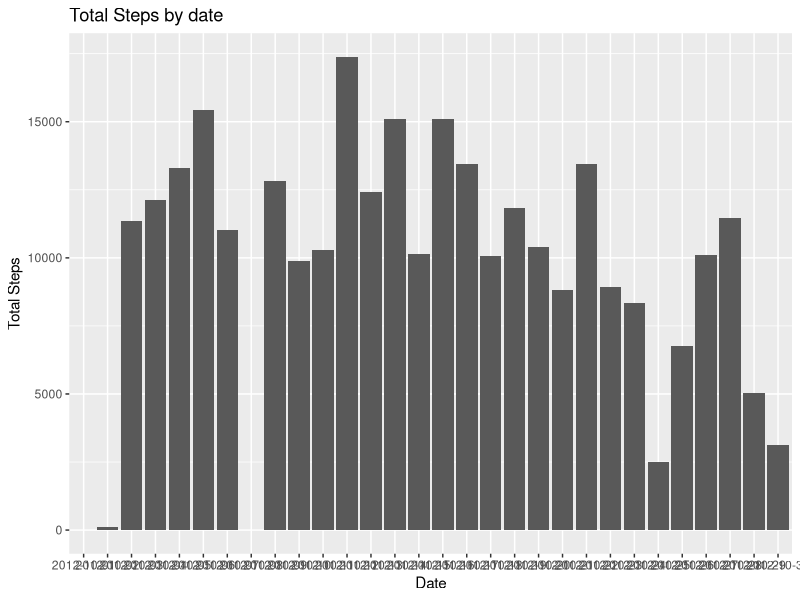
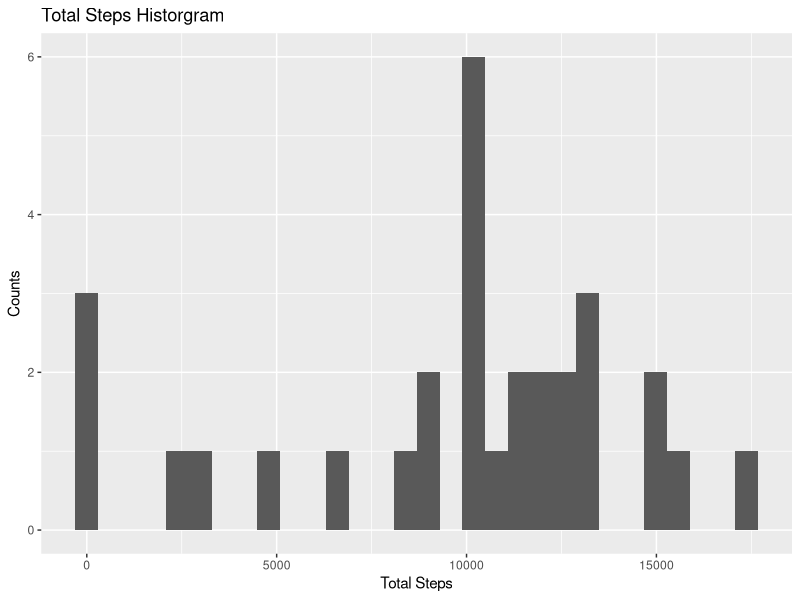
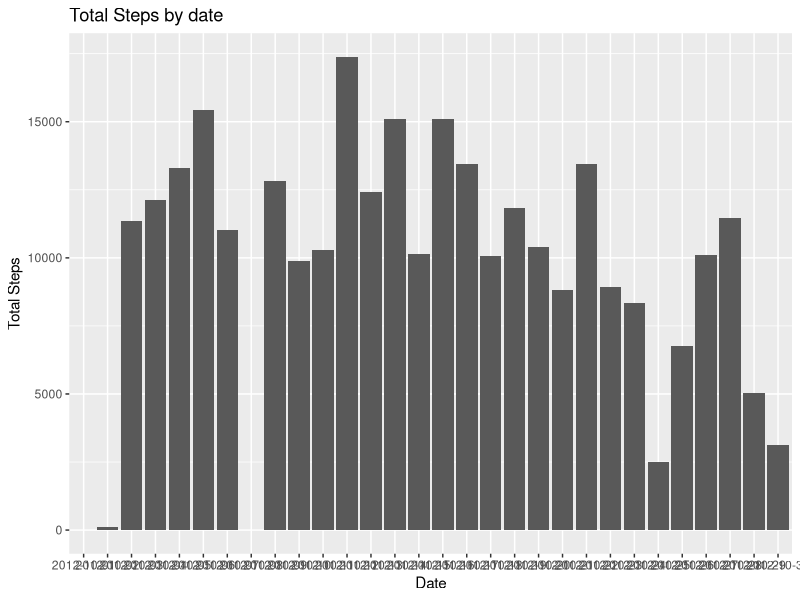
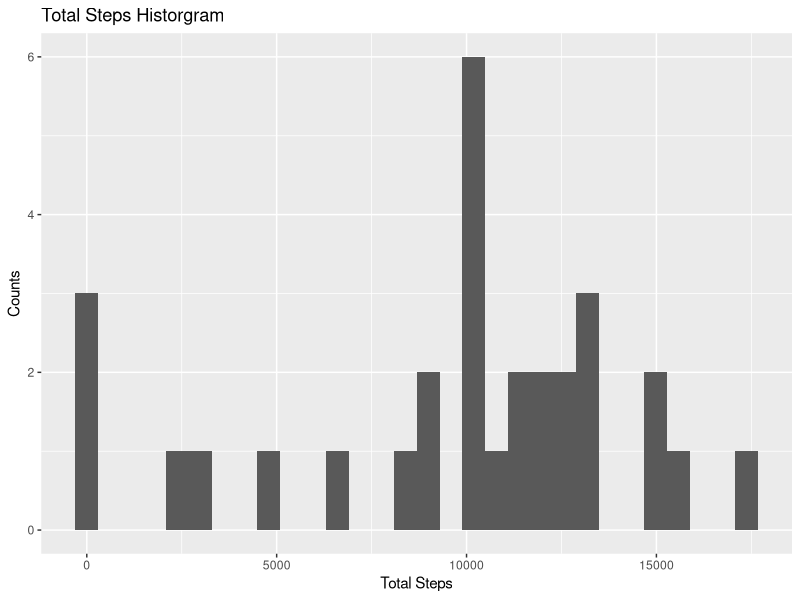

Generate these figures, in order, with R: (Note: this script raises an error after producing the figures.)
## ---- chunk 1
setwd("D:/coursera_DS/Reproducible Research")
activity<-read.csv("activity.csv")
## ---- chunk 2
dim(activity)
names(activity)
head(activity)
str(activity)
#total number of missing data
sum(is.na(activity$steps))/dim(activity)[[1]]
#transforming the date column into date format using lubridate
library(lubridate)
activity$date<-ymd(activity$date)
length(unique(activity$date))
## ---- chunk 3
library(ggplot2)
Q2<-data.frame(tapply(activity$steps,activity$date,sum,na.rm=TRUE))
Q2$date<-rownames(Q2)
rownames(Q2)<-NULL
names(Q2)[[1]]<-"Total Steps"
png("plot1.png")
#Total Steps by date bar chart
ggplot(Q2,aes(y=Q2$`Total Steps`,x=Q2$date))+geom_bar(stat="identity") + ylab("Total Steps")+xlab("Date")+ggtitle("Total Steps by date")
dev.off()
ggplot(Q2,aes(y=Q2$`Total Steps`,x=Q2$date))+geom_bar(stat="identity") + ylab("Total Steps")+xlab("Date")+ggtitle("Total Steps by date")
#Histogram of total steps
qplot(Q2$`Total Steps`,geom="histogram",xlab="Total Steps",ylab="Counts",main="Total Steps Historgram")
png("plot1.1.png")
qplot(Q2$`Total Steps`,geom="histogram",xlab="Total Steps",ylab="Counts",main="Total Steps Historgram")
dev.off()
## ---- chunk 4
library(dplyr)
Q3<-data.frame(round(tapply(activity$steps,activity$date,mean,na.rm=TRUE),2))
Q3$date<-rownames(Q3)
rownames(Q3)<-NULL
names(Q3)[[1]]<-"Mean Steps"
temp<-activity%>%select(date,steps) %>% group_by(date) %>% summarise(median(steps))
names(temp)[[2]]<-"Median Steps"
Q3$median<-temp$`Median Steps`
Q3<-Q3 %>% select(date,`Mean Steps`,median)
## ---- chunk 5
Q4<-Q3
Q4$date<-as.Date(Q4$date,format="%Y-%m-%d")
ggplot(Q4,aes(x=Q4$date,y=Q4$`Mean Steps`))+geom_bar(stat="identity")+scale_x_date()+ylab("Mean Steps Every day")+xlab("Date")+ggtitle("Mean Steps by Date")
png("plot4.png")
ggplot(Q4,aes(x=Q4$date,y=Q4$`Mean Steps`))+geom_bar(stat="identity")+scale_x_date()+ylab("Mean Steps Every day")+xlab("Date")+ggtitle("Mean Steps by Date")
dev.off()
## ---- chunk 6
#This is assuming that the words on average means averaging steps by date and interval
activity$interval<-factor(activity$interval)
Q5<-aggregate(data=activity,steps~date+interval,FUN="mean")
Q5<-aggregate(data=Q5,steps~interval,FUN="max")
## ---- chunk 7
Q6<-activity
Q6$Missing<-is.na(Q6$steps)
Q6<-aggregate(data=Q6,Missing~date+interval,FUN="sum")
Q6.1<-data.frame(tapply(Q6$Missing,Q6$date,sum))
Q6.1$date<-rownames(Q6.1)
rownames(Q6.1)<-NULL
names(Q6.1)<-c("Missing","date")
Q6.1$date<-as.Date(Q6.1$date,format="%Y-%m-%d")
Q6.2<-data.frame(tapply(Q6$Missing,Q6$interval,sum))
Q6.2$date<-rownames(Q6.2)
rownames(Q6.2)<-NULL
names(Q6.2)<-c("Missing","Interval")
par(mfrow=c(1,2))
plot(y=Q6.1$Missing,x=Q6.1$date,main="Missing Value Distribution by Date")
plot(y=Q6.2$Missing,x=Q6.2$Interval,main="Missing Value Distribution by Interval")
table(activity$date)
## ---- chunk 8
#Dates that have missing values 
library(lubridate)
Q6.3<-as.data.frame(Q6.1) %>% select(date,Missing) %>% arrange(desc(Missing))
Q6.3<-Q6.3[which(Q6.3$Missing!=0),]
Q6.3$Weekday<-wday(Q6.3$date,label=TRUE)
Q6.4<-activity
Q6.4$weekday<-wday(Q6.4$date,label=TRUE)
#Finding the mean of steps every monday, and every interval
Q6.5<-aggregate(data=Q6.4,steps~interval+weekday,FUN="mean",na.rm=TRUE)
#Merge the pre-imputation table Q6.4 table with the average table Q6.5
Q6.6<-merge(x=Q6.4,y=Q6.5,by.x=c("interval","weekday"),by.y=c("interval","weekday"),all.x=TRUE)
#Conditionally replacing the steps.x column NA value with the values from steps.y column value 
Q6.6$Steps.Updated<-0
for (i in 1:dim(Q6.6)[[1]]){
if(is.na(Q6.6[i,3])){Q6.6[i,6]=Q6.6[i,5]}
else {Q6.6[i,6]=Q6.6[i,3]}
}
#Now simplify the imputed analytical data frame
Q6.6 <-Q6.6  %>% select(date,weekday,interval,Steps.Updated)
names(Q6.6)[[4]]<-"Steps"
## ---- chunk 9
png("plot7.png")
qplot(Q6.6$Steps,geom="histogram",main="Total steps taken histogram post imputation",xlab="Steps",ylab="Count")
dev.off()
qplot(Q6.6$Steps,geom="histogram",main="Total steps taken histogram post imputation",xlab="Steps",ylab="Count")
## ---- chunk 10
Q8<-Q6.6
levels(Q8$weekday)<-c(1,2,3,4,5,6,7)
Q8$WDWE<-Q8$weekday %in% c(1,2,3,4,5)
Q8.1<-aggregate(data=Q8,Steps~interval+WDWE,mean,na.rm=TRUE)
Q8.1$WDWE<-as.factor(Q8.1$WDWE)
levels(Q8.1$WDWE)<-c("Weekend","Weekday")
png("plot8.png")
ggplot(data=Q8.1,aes(y=Steps,x=interval,group=1,color=WDWE))+geom_line() +scale_x_discrete(breaks = seq(0, 2500, by = 300))+ylab("Mean Steps")+xlab("Intervals")+ggtitle("Mean steps across intervals by Weekend and Weekday")
dev.off()
ggplot(data=Q8.1,aes(y=Steps,x=interval,group=1,color=WDWE))+geom_line() +scale_x_discrete(breaks = seq(0, 2500, by = 300))+ylab("Mean Steps")+xlab("Intervals")+ggtitle("Mean steps across intervals by Weekend and Weekday")
#Producing the panel plot
Q8.1$interval<-as.numeric(as.character(Q8.1$interval))
library(lattice)
xyplot(data=Q8.1,Steps~interval|WDWE, grid = TRUE, type = c("p", "smooth"), lwd = 4,panel = panel.smoothScatter)
library(hexbin)
hexbinplot(data=Q8.1,Steps~interval|WDWE, aspect = 1, bins=50)
png("plott8.1.png")
xyplot(data=Q8.1,Steps~interval|WDWE, grid = TRUE, type = c("p", "smooth"), lwd = 4,panel = panel.smoothScatter)
dev.off()
png("plot8.2.png")
hexbinplot(data=Q8.1,Steps~interval|WDWE, aspect = 1, bins=50)
dev.off()

